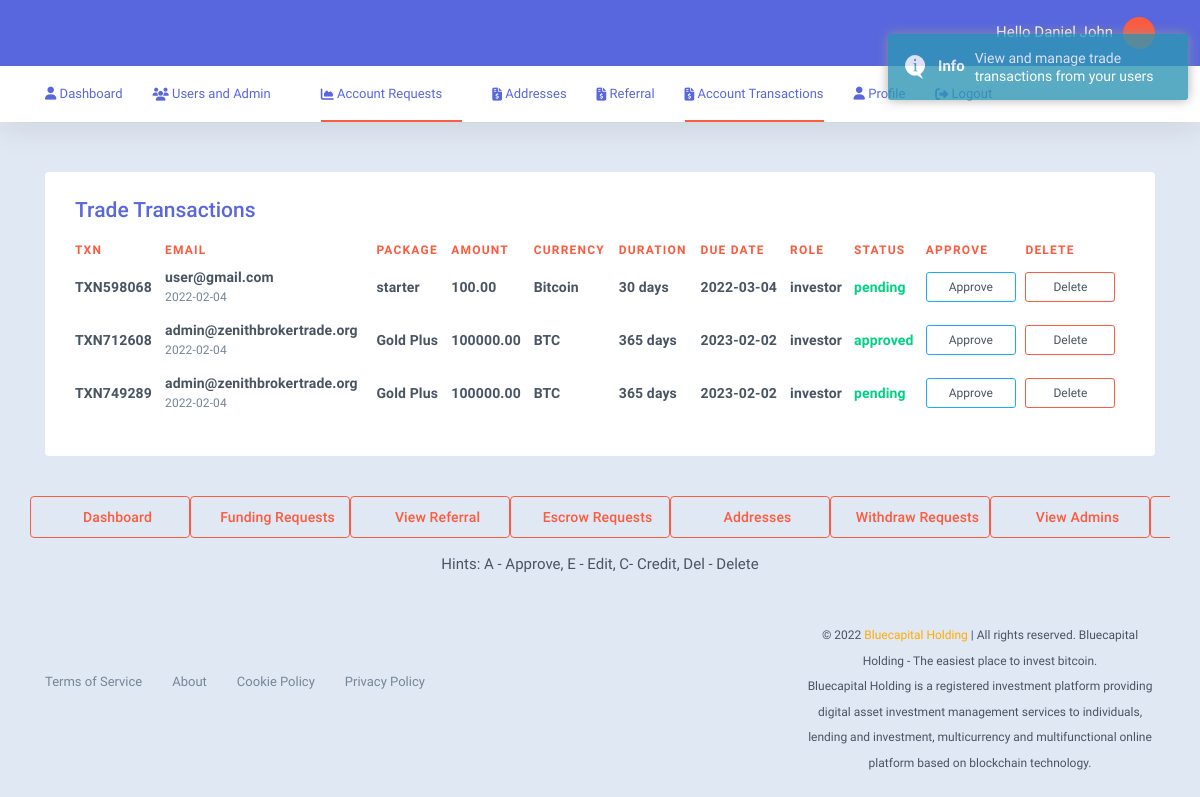
Screenshot of /user/admin/transactions.php (signed in) with the database file from the repository.
### tables this page shows
CREATE TABLE `users` (
  `id_no` int(11) NOT NULL,
  `firstname` varchar(255) DEFAULT NULL,
  `lastname` varchar(255) DEFAULT NULL,
  `user_email` varchar(255) NOT NULL,
  `user_pass` varchar(255) NOT NULL,
  `address` varchar(255) DEFAULT NULL,
  `city` varchar(255) DEFAULT NULL,
  `country` varchar(255) DEFAULT NULL,
  `phone` varchar(55) DEFAULT NULL,
  `photo` varchar(255) DEFAULT NULL,
  `affid` int(255) DEFAULT NULL,
  `reg_date` date NOT NULL DEFAULT current_timestamp()
);

CREATE TABLE `transaction` (
  `id_no` int(11) NOT NULL,
  `txn` varchar(25) DEFAULT NULL,
  `user_email` varchar(255) DEFAULT NULL,
  `package` varchar(512) DEFAULT NULL,
  `amount` decimal(8,2) DEFAULT NULL,
  `currency` varchar(255) DEFAULT 'USD',
  `duration` varchar(512) DEFAULT '30',
  `interest` decimal(8,2) DEFAULT NULL,
  `role` varchar(512) DEFAULT 'investor',
  `status` varchar(255) NOT NULL DEFAULT 'pending',
  `transact_date` date NOT NULL DEFAULT current_timestamp()
);

### user/config.php (called while the page is built, shortened)
<?php
include "session.php";
$con = new mysqli(SERVER,USER,PASS,DB);
if(isset($_SESSION['email']) && $_SESSION['email']!==null){
$sql_profile = "SELECT * FROM `users` WHERE `user_email`='$session_email'";
$sql_exec = $con->query($sql_profile);
foreach($sql_exec as $info){extract($info);
}
}
?>

### user/function.php (called while the page is built, shortened)
<?php
require_once('config.php');
?>

### user/admin/transactions.php (the view, shortened to what this page needs)
<?php
include('../function.php');
?>
<?php include('header.php'); ?>
<body class="page-user">
<?php include('nav.php'); ?>
<div>
  <div class="page-content">
      <div class="container">
            <div class="card content-area">
                                <div class="card-innr table-responsive">
                    <div class="card-head">
                        <h4 class="card-title">Trade Transactions</h4>
                    </div>
                                <table class="data-table table table-hover dt-init user-tnx">
                        <thead>
                            <tr class="data-item data-head">
                                <th class="data-col dt-tnxno">TXN</th>
                                <th class="data-col dt-amount">Email</th>
                                <th class="data-col dt-account">Package</th>
                                <th class="data-col dt-type">
                                    <div class="dt-type-text">Amount</div>
                                </th>
                                 <th class="data-col dt-type">
                                    <div class="dt-type-text">Currency</div>
                                </th>
                                 <th class="data-col dt-type">
                                    <div class="dt-type-text">Duration</div>
                                </th>
                                <th class="data-col dt-type">
                                    <div class="dt-type-text">Due date</div>
                                </th>
                                <th class="data-col dt-type">
                                    <div class="dt-type-text">Role</div>
                                </th>
                                <th class="data-col dt-type">
                                    <div class="dt-type-text">Status</div>
                                </th>
                                <th class="data-col dt-type">
                                    <div class="dt-type-text">Approve</div>
                                </th>
                                <th class="data-col dt-type">
                                    <div class="dt-type-text">Delete</div>
                                </th>
                            </tr>
                        </thead>
                        <tbody>
                            <?php
                            $sql_transacts_exec = "SELECT * FROM `transaction`";
                            $sql_transact_exec = $con->query($sql_transacts_exec);
                           foreach($sql_transact_exec as $inft){extract($inft);?>
                                                        <tr class="data-item">
                                <td class="data-col dt-tnxno">
                                    <div class="d-flex align-items-center">
                                           <div class="fake-class">
                                        <span class="lead tnx-id"><?php if(isset($txn) && $txn!==null){echo $txn;}?></span>
                                        </div>
                                    </div>
                                </td>
                                <td class="data-col dt-token">
                                    <span class="lead token-amount"><?php if(isset($user_email) && $user_email!==null){echo $user_email;}?></span>
                              <span class="sub sub-symbol"><?php if(isset($transact_date) && $transact_date!==null){echo $transact_date;}?></span>
                                </td>
                                 <td class="data-col dt-token">
                                    <span class="lead token-amount"><?php if(isset($package) && $package!==null){echo $package;}?></span>
                                </td>
                                 <td class="data-col dt-token">
                                    <span class="lead token-amount"><?php if(isset($inft['amount']) && $inft['amount']!==null){echo $inft['amount'];}?></span>
                                </td>
                                 <td class="data-col dt-token">
                                    <span class="lead token-amount"><?php if(isset($inft['currency']) && $inft['currency']!==null){echo $inft['currency'];}?></span>
                                </td>
 <td class="data-col dt-token">
                                    <span class="lead token-amount"><?php if(isset($duration) && $duration!==null){echo $duration .' days';}?></span>
                                </td>
                                 <td class="data-col dt-account">
            <span class="lead user-info"><?php if(isset($transact_date) && isset($duration)){echo date('Y-m-d', strtotime($transact_date . + ($duration - 2) .'days'));}?></span>
        </td>
                                <td class="data-col dt-account" id="td_approve">
     <span class="lead user-info text-dark"><?php if(isset($role) && $role!==null){echo $role;}?></span></td>
      <td class="data-col dt-account" id="td_approve">
     <span class="lead user-info text-success"><?php if(isset($status) && $status!==null){echo $status;}?></span> </td>
                              <td class="data-col dt-type">
                            <a href="user.php?at=<?= $txn; ?>" class="dt-type-md"><span class='badge badge-outline badge-info badge-md'>Approve</span></a>
                        </td>
      <td class="data-col dt-type">
                            <a href="user.php?dt=<?= $txn; ?>" class="dt-type-md"><span class='badge badge-outline badge-primary badge-md'>Delete</span></a>
                        </td>
                            </tr>
                        <?php }?>
                                                    </tbody>
                    </table>
                </div>
                </div>
        </div>
  </div>
</div>
<?php include('footer-menu.php');?>
    <div class="footer-bar">
        <div class="container">
            <div class="row align-items-center justify-content-center">
                <div class="col-md-8">
                    <ul class="footer-links">
                       <li><a href="https://bluecapitalholding.com/docs/terms-of-use.php">Terms of Service</a></li>
        <li><a href="https://bluecapitalholding.com/docs/about.php">About</a></li>
        <li><a href="https://bluecapitalholding.com/docs/cookie-policy.php">Cookie Policy</a></li>
        <li><a href="https://bluecapitalholding.com/docs/privacy-policy.php">Privacy Policy</a></li>
                    </ul>
                </div>
                <div class="col-md-4 mt-2 mt-sm-0">
                    <div class="d-flex justify-content-between justify-content-md-end align-items-center guttar-25px pdt-0-5x pdb-0-5x">
                        <div class="copyright-text"><p style="padding:10px 0 !important;"><center><small>©&nbsp;<?= date('Y');?>&nbsp;<a href="#"><span class="orange">Bluecapital Holding</span></a> | All rights reserved.&nbsp;Bluecapital Holding - The easiest place to invest bitcoin.<br>Bluecapital Holding is a registered investment platform providing digital asset investment management services to individuals, lending and investment, multicurrency and multifunctional online platform based on blockchain technology.</small></center></p></div>
                    </div>
                </div>
            </div>
        </div>
    </div>
    </body>
    </html>

### user/admin/nav.php (shortened to what this page needs)
<div class="topbar-wrap">
       <div class="topbar is-sticky">
           <div class="container">
               <div class="d-flex justify-content-between align-items-center">
                   <ul class="topbar-nav">
                       <li class="topbar-nav-item relative"><span class="user-welcome d-none d-lg-inline-block">Hello&nbsp;<?php if(isset($firstname) && isset($lastname)){echo $firstname."&nbsp;".$lastname;}?></span><a class="toggle-tigger user-thumb" href="#"></a>
                       </li>
                   </ul>
               </div>
           </div>
       </div>
       <div class="navbar">
           <div class="container">
               <div class="navbar-innr">
                   <ul class="navbar-menu">
                       <li><a href="view-users.php"><span class="icon-s"><i class="fa fa-user"></i>&nbsp;Dashboard</a></li>
                       <li class="has-dropdown page-links-all">
                           <a class="drop-toggle" href="#"><i class="fa fa-users"></i>&nbsp;Users and Admin</a>
                       </li>
                       <li class="has-dropdown page-links-all">
                           <a class="drop-toggle" href="#"><i class="fa fa-chart-area"></i>&nbsp;Account Requests</a>
                       </li>
                       <li><a href="addresses.php"><i class="fa fa-file-invoice-dollar"></i>&nbsp;Addresses</a></li>
                       <li><a href="referral.php"><i class="fa fa-file-invoice-dollar"></i>&nbsp;Referral</a></li>
                        <li><a href="transactions.php"><i class="fa fa-file-invoice-dollar"></i>&nbsp;Account Transactions</a></li>
                     <li><a href="./edit-profile.php"><span class="icon-s"><i class="fa fa-user"></i>&nbsp;Profile</a></li>
                        <li><a href="../logout.php"><i class="fa fa-sign-out-alt"></i>&nbsp;Logout</a></li>
                   </ul>
               </div>
           </div>
       </div>
   </div>

### user/admin/header.php (style rules this page uses)
.topbar,.topbar-wrap,.is-sticky,.topbar.is-sticky { background-color:#5867dd !important; background-image:linear-gradient(45deg,#5867dd 0%, #5867dd 100%) !important; color:#fff !important; }
.token-info-sub,.card-title { color:#5867dd !important; }
.navbar-menu > li > a { color:#5867dd !important; }
a.drop-toggle::after { content:none !important; }
li > a:hover, .orange { color: #FFAB00 !important; }

### rows the page displays
users: firstname "Daniel", lastname "John"
transaction: txn "TXN598068", user_email "user@gmail.com", transact_date "2022-02-04", package "starter", amount "100.00", currency "Bitcoin", duration "30", transact_date+duration "2022-03-04", role "investor", status "pending"
transaction: txn "TXN712608", user_email "admin@zenithbrokertrade.org", transact_date "2022-02-04", package "Gold Plus", amount "100000.00", currency "BTC", duration "365", transact_date+duration "2023-02-02", role "investor", status "approved"
transaction: txn "TXN749289", user_email "admin@zenithbrokertrade.org", transact_date "2022-02-04", package "Gold Plus", amount "100000.00", currency "BTC", duration "365", transact_date+duration "2023-02-02", role "investor", status "pending"
